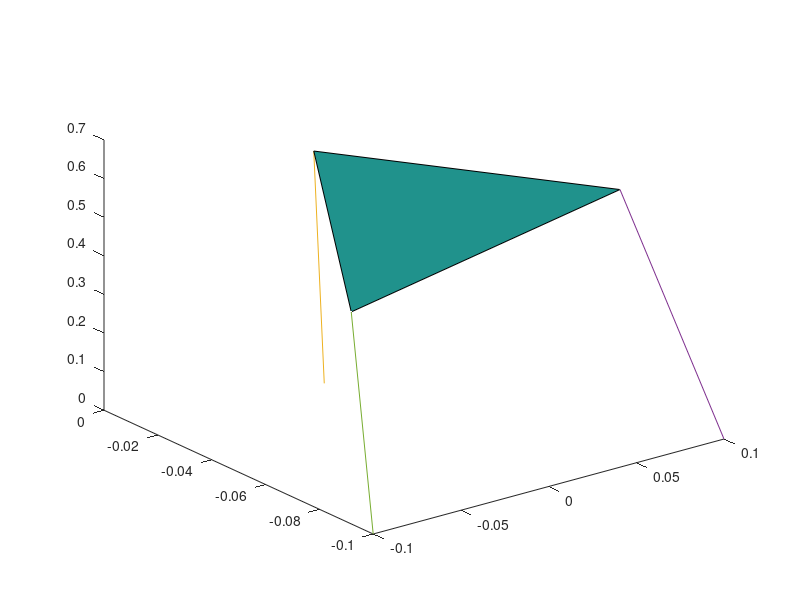

Reproduce this figure in MATLAB.
%% Motion control for a 3 DoF Stewart platform mechanism
%
% Arash Gobal
%
% This program provides the final length of the hydraulic jacks of a 3
% degree of freedom Stewart platform given the initial and limit length of
% jacks, their base positions and width and length of the platform and the
% platforms final required position (desired elevation and roll and pitch
% angles).
%
% For the sake of simplicity, jacks are assumed to be identical
%

%% Geometry of the mechanism

% Platform dimensions

prompt = {'Length (m):', 'Width (m):'};
dlg_title = 'Platform geometry';
num_lines = 1;
defaultans = {'0.0833', '0.1'};
answer = inputdlg(prompt, dlg_title, num_lines, defaultans);

platform_length = str2double(char(answer(1)));
platform_width = str2double(char(answer(2)));

% Jack properties

prompt = {'Closed length (m):', 'Displacement (m):'};
dlg_title = 'Jack properties';
num_lines = 1;
defaultans = {'0.42', '0.35'};
answer = inputdlg(prompt, dlg_title, num_lines, defaultans);

closed_length = str2double(char(answer(1)));
limit_length = str2double(char(answer(2)))+str2double(char(answer(1)));

% Jack base locations

prompt = {'X-1 (m):', 'Y-1 (m):', 'X-2 (m):', 'Y-2 (m):', 'X-3 (m):', 'Y-3 (m):'};
dlg_title = 'Jack basis';
num_lines = 1;
defaultans = {'0', '-0.01666', '0.1', '-0.1', '-0.1', '-0.1'};
answer = inputdlg(prompt, dlg_title, num_lines, defaultans);

jack1_b = [str2double(char(answer(1))) str2double(char(answer(2))) 0];
jack2_b = [str2double(char(answer(3))) str2double(char(answer(4))) 0];
jack3_b = [str2double(char(answer(5))) str2double(char(answer(6))) 0];


% Jack-to-platform connections

prompt = {'X-1 (m):', 'Y-1 (m):', 'X-2 (m):', 'Y-2 (m):', 'X-3 (m):', 'Y-3 (m):'};
dlg_title = 'Jack-to-platform connections';
num_lines = 1;
defaultans = {'0', '-0.01666', '0.1', '-0.1', '-0.1', '-0.1'};
answer = inputdlg(prompt, dlg_title, num_lines, defaultans);

jack1_p = [str2double(char(answer(1))) str2double(char(answer(2)))];
jack2_p = [str2double(char(answer(3))) str2double(char(answer(4)))];
jack3_p = [str2double(char(answer(5))) str2double(char(answer(6)))];

% Initial platform elevation and angles
z_0 = closed_length;    % initial elevation
theta_0 = 0;    % initial roll angle
phi_0 = 0;      % initial pitch angle

% Desired final platform location (central location and roll and pitch
% angles)

error = 1;
while (error == 1)
    prompt = {'Central elevation (m):', 'Roll angle (deg):', 'Pitch angle (deg):'};
    dlg_title = 'Final platform location';
    num_lines = 1;
    defaultans = {'0.6', '40', '40'};
    answer = inputdlg(prompt, dlg_title, num_lines, defaultans);

    z_final = str2double(char(answer(1)));
    theta = str2double(char(answer(2)))*pi/180;
    phi = str2double(char(answer(3)))*pi/180;
    
    e1 = z_final+jack1_p(1)*sin(phi)+jack1_p(2)*sin(theta);
    e2 = z_final+jack2_p(1)*sin(phi)+jack2_p(2)*sin(theta);
    e3 = z_final+jack3_p(1)*sin(phi)+jack3_p(2)*sin(theta);
    error = 0;
    if (e1 < closed_length) || (e2 < closed_length) || (e3 < closed_length) || (e1 > limit_length) || (e2 > limit_length) || (e3 > limit_length)
        error = 1;
    else
        error = 0;
    end
end

%% Final end locations
jack1_initial = [jack1_p z_0];
jack1_final = [jack1_initial(1)*cos(phi) jack1_initial(2)*cos(theta) z_final+jack1_initial(1)*sin(phi)+jack1_initial(2)*sin(theta)];
jack1_length = sqrt((jack1_final(1) - jack1_b(1))^2 + (jack1_final(2) - jack1_b(2))^2 + (jack1_final(3) - jack1_b(3))^2);

jack2_initial = [jack2_p z_0];
jack2_final = [jack2_initial(1)*cos(phi) jack2_initial(2)*cos(theta) z_final+jack2_initial(1)*sin(phi)+jack2_initial(2)*sin(theta)];
jack2_length = sqrt((jack2_final(1) - jack2_b(1))^2 + (jack2_final(2) - jack2_b(2))^2 + (jack2_final(3) - jack2_b(3))^2);

jack3_initial = [jack3_p z_0];
jack3_final = [jack3_initial(1)*cos(phi) jack3_initial(2)*cos(theta) z_final+jack3_initial(1)*sin(phi)+jack3_initial(2)*sin(theta)];
jack3_length = sqrt((jack3_final(1) - jack3_b(1))^2 + (jack3_final(2) - jack3_b(2))^2 + (jack3_final(3) - jack3_b(3))^2);

disp('Final displacements of each jack:');
S=sprintf('Jack 1 displacement: %0.5g meters',(jack1_length - z_0));
% AZ0 = sprintf('Jack 1 initial angle w.r.t z axis: %0.5g degrees',(180/pi)*acos((jack1_initial(3) - jack1_b(3))/closed_length));
% l1 = closed_length*sin(acos((jack1_initial(3) - jack1_b(3))/closed_length));
% AX0 = sprintf('Jack 1 initial angle w.r.t x axis: %0.5g degrees',(180/pi)*acos((jack1_initial(1) - jack1_b(1))/l1));
% AY0 = sprintf('Jack 1 initial angle w.r.t y axis: %0.5g degrees',(180/pi)*acos((jack1_initial(2) - jack1_b(2))/l1));
% AZf = sprintf('Jack 1 final angle w.r.t z axis: %0.5g degrees',(180/pi)*acos((jack1_final(3) - jack1_b(3))/jack1_length));
% l2 = jack1_length*sin(acos((jack1_final(3) - jack1_b(3))/jack1_length));
% AXf = sprintf('Jack 1 final angle w.r.t x axis: %0.5g degrees',(180/pi)*acos((jack1_final(1) - jack1_b(1))/l2));
% AYf = sprintf('Jack 1 final angle w.r.t y axis: %0.5g degrees',(180/pi)*acos((jack1_final(2) - jack1_b(2))/l2));
disp(S);
% disp(AX0);
% disp(AY0);
% disp(AZ0);
% disp(AXf);
% disp(AYf);
% disp(AZf);
S=sprintf('Jack 2 displacement: %0.5g meters',(jack2_length - z_0));
% BZ0 = sprintf('Jack 2 initial angle w.r.t z axis: %0.5g degrees',(180/pi)*acos((jack2_initial(3) - jack2_b(3))/closed_length));
% l1 = closed_length*sin(acos((jack2_initial(3) - jack2_b(3))/closed_length));
% BX0 = sprintf('Jack 2 initial angle w.r.t x axis: %0.5g degrees',(180/pi)*acos((jack2_initial(1) - jack2_b(1))/l1));
% BY0 = sprintf('Jack 2 initial angle w.r.t y axis: %0.5g degrees',(180/pi)*acos((jack2_initial(2) - jack2_b(2))/l1));
% BZf = sprintf('Jack 2 final angle w.r.t z axis: %0.5g degrees',(180/pi)*acos((jack2_final(3) - jack2_b(3))/jack2_length));
% l2 = jack2_length*sin(acos((jack2_final(3) - jack2_b(3))/jack2_length));
% BXf = sprintf('Jack 2 final angle w.r.t x axis: %0.5g degrees',(180/pi)*acos((jack2_final(1) - jack2_b(1))/l2));
% BYf = sprintf('Jack 2 final angle w.r.t y axis: %0.5g degrees',(180/pi)*acos((jack2_final(2) - jack2_b(2))/l2));
disp(S);
% disp(BX0);
% disp(BY0);
% disp(BZ0);
% disp(BXf);
% disp(BYf);
% disp(BZf);
S=sprintf('Jack 3 displacement: %0.5g meters',(jack3_length - z_0));
% CZ0 = sprintf('Jack 3 initial angle w.r.t z axis: %0.5g degrees',(180/pi)*acos((jack3_initial(3) - jack3_b(3))/closed_length));
% l1 = closed_length*sin(acos((jack3_initial(3) - jack3_b(3))/closed_length));
% CX0 = sprintf('Jack 3 initial angle w.r.t x axis: %0.5g degrees',(180/pi)*acos((jack3_initial(1) - jack3_b(1))/l1));
% CY0 = sprintf('Jack 3 initial angle w.r.t y axis: %0.5g degrees',(180/pi)*acos((jack3_initial(2) - jack3_b(2))/l1));
% CZf = sprintf('Jack 3 final angle w.r.t z axis: %0.5g degrees',(180/pi)*acos((jack3_final(3) - jack3_b(3))/jack3_length));
% l2 = jack3_length*sin(acos((jack3_final(3) - jack3_b(3))/jack3_length));
% CXf = sprintf('Jack 3 final angle w.r.t x axis: %0.5g degrees',(180/pi)*acos((jack3_final(1) - jack3_b(1))/l2));
% CYf = sprintf('Jack 3 final angle w.r.t y axis: %0.5g degrees',(180/pi)*acos((jack3_final(2) - jack3_b(2))/l2));
disp(S);
% disp(CX0);
% disp(CY0);
% disp(CZ0);
% disp(CXf);
% disp(CYf);
% disp(CZf);

% Plot the movement and base
xb = [jack1_b(1) jack2_b(1) jack3_b(1)];
yb = [jack1_b(2) jack2_b(2) jack3_b(2)];
zb = [jack1_b(3) jack2_b(3) jack3_b(3)];

x0 = [jack1_initial(1) jack2_initial(1) jack3_initial(1)];
y0 = [jack1_initial(2) jack2_initial(2) jack3_initial(2)];
z0 = [jack1_initial(3) jack2_initial(3) jack3_initial(3)];
plot3(0.1,0.0,0.7,-0.1,-0.1,0)
hold on

plot3([xb(1) x0(1)], [yb(1) y0(1)], [zb(1) z0(1)]);
plot3([xb(2) x0(2)], [yb(2) y0(2)], [zb(2) z0(2)]);
plot3([xb(3) x0(3)], [yb(3) y0(3)], [zb(3) z0(3)]);
fill3(x0,y0,z0,1);
hold off

for i = 1:100
    x = [(x0(1) + i*(jack1_final(1) - x0(1))/100) (x0(2) + i*(jack2_final(1) - x0(2))/100) (x0(3) + i*(jack3_final(1) - x0(3))/100)];
    y = [(y0(1) + i*(jack1_final(2) - y0(1))/100) (y0(2) + i*(jack2_final(2) - y0(2))/100) (y0(3) + i*(jack3_final(2) - y0(3))/100)];
    z = [(z0(1) + i*(jack1_final(3) - z0(1))/100) (z0(2) + i*(jack2_final(3) - z0(2))/100) (z0(3) + i*(jack3_final(3) - z0(3))/100)];
    plot3(0.1,0.0,0.7,-0.1,-0.1,0)
    hold on
    plot3([xb(1) x(1)], [yb(1) y(1)], [zb(1) z(1)]);
    plot3([xb(2) x(2)], [yb(2) y(2)], [zb(2) z(2)]);
    plot3([xb(3) x(3)], [yb(3) y(3)], [zb(3) z(3)]);
    fill3(x,y,z,1)
    hold off
    pause(0.1);
end
